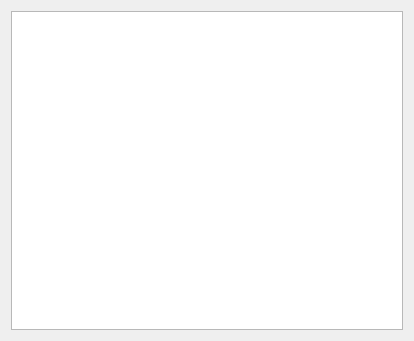
<?xml version="1.0" encoding="UTF-8"?>
<ui version="4.0">
 <class>Widget</class>
 <widget class="QWidget" name="Widget">
  <property name="geometry">
   <rect>
    <x>0</x>
    <y>0</y>
    <width>414</width>
    <height>341</height>
   </rect>
  </property>
  <property name="windowTitle">
   <string>Widget</string>
  </property>
  <layout class="QVBoxLayout" name="verticalLayout">
   <item>
    <widget class="QTextEdit" name="textEdit"/>
   </item>
  </layout>
 </widget>
 <layoutdefault spacing="6" margin="11"/>
 <resources/>
 <connections/>
</ui>
